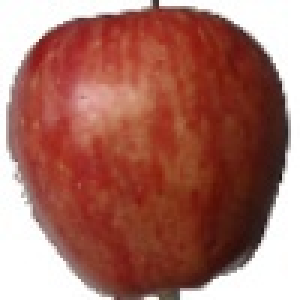
#> input picture Apple.jpg, 100 x 100 px (shown 3 times larger)
$ jupyter execute cannyEdgeDetection.ipynb
#> lines starting #> are read from the running program, lines starting #| are printed output that depends on the picture
#> further down, img is the input picture: shape (100, 100, 3); mean R, G, B 166.4, 110.3, 99.6
# Canny Edge Detection

[cell 1]
import numpy as np
import matplotlib.pyplot as plt
from scipy.ndimage.filters import convolve
from scipy import ndimage

def visualize(img,val = ''):
    if val == 'Gray':
        plt.imshow(img,cmap='gray')
    else:
        plt.imshow(img)
    plt.show()

# Weighed or luminosity method

Red has more wavelength and green has not only less wavelength than red but also gives a soothing effect to our eyes.Hence major contribution must be given to green,less contribution to red and constribution of blue must be in between these two.

[cell 2]
def rgb2gray(img):
    r,g,b = img[:,:,0],img[:,:,1],img[:,:,2]
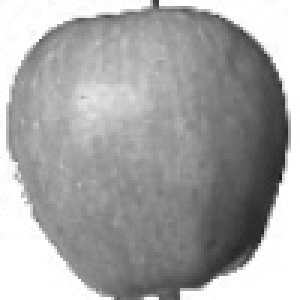
#> r: shape (100, 100) (shown 3 times larger); min 30, max 255, mean 166.4
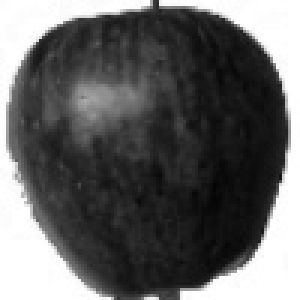
#> b: shape (100, 100) (shown 3 times larger); min 3, max 255, mean 99.6
    gray = 0.3 * r + 0.59 * g + 0.11 * b
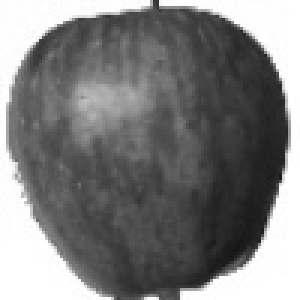
#> gray: shape (100, 100) float64 (shown 3 times larger); min 22.07, max 255, mean 125.9
    return gray

[cell 3]
img=plt.imread('Apple.jpg')
visualize(img)
gray = rgb2gray(img)
visualize(gray,"Gray")

# Step 1

# Noise Reduction

In edge detection,results are highly sensitive to noise.One way to get rid of it to use Gaussian Blur to smooth it.To do so,image convolution technique is used with Gaussina kernel(3x3,5x5...).Basically,smaller the kernel,less visible is the blur.

For a kernel of size (2k+1)x(2k+1) the Gaussian kernel equation is given by


[cell 4]
def gaussian_kernel(size, sigma=1):
    size = int(size) // 2
    x, y = np.mgrid[-size:size+1, -size:size+1]
    normal = 1 / (2.0 * np.pi * sigma**2)
    g =  np.exp(-((x**2 + y**2) / (2.0*sigma**2))) * normal
    return g

[cell 5]
matrix = gaussian_kernel(5)
print(matrix)

[cell 6]
smoothed_img = convolve(gray, gaussian_kernel(3,3))
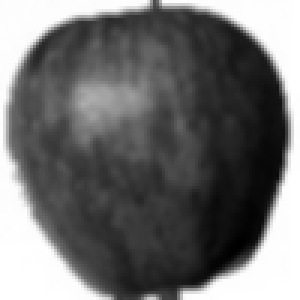
#> smoothed_img: shape (100, 100) float64 (shown 3 times larger); min 3.83, max 37.71, mean 18.6; drawn with min black and max white
visualize(smoothed_img,'Gray')

# Convolution

Convolution can be done by multiplying each input pixel with the entire kernel. However, if the kernel is symmetrical (which a Gaussian kernel is) you can also multiply each axis (x and y) independently, which will decrease the total number of multiplications. In proper mathematical terms, if a matrix is separable it can be decomposed into (M×1) and (1×N) matrices.

# Step 2
# Gradient Calculation

Gradient calculation detects the edge intensity and direction using gradient of an image using edge detection operator.Edge corresponds to change in intensity and to detect it the easiest way is to apply filters to highlight this intensity in both horizontal(x) and vertical(y) directions.

When the image is smoothed, the derivatives Ix and Iy w.r.t. x and y are calculated. It can be implemented by convolving I with Sobel kernels Kx and Ky, respectively:

Then, the magnitude G and the slope θ of the gradient are calculated as follow:

[cell 7]
def sobel_filters(img):
    Kx = np.array([[-1, 0, 1], [-2, 0, 2], [-1, 0, 1]], np.float32)
    Ky = np.array([[1, 2, 1], [0, 0, 0], [-1, -2, -1]], np.float32)

    Ix = convolve(img, Kx)
    Iy = convolve(img, Ky)
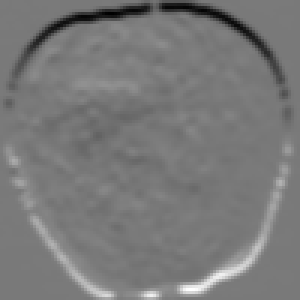
#> Iy: shape (100, 100) float64 (shown 3 times larger); min -75.3, max 82.16, mean -0.3; drawn with min black and max white

    G = np.hypot(Ix, Iy)
    G = G / G.max() * 255
    theta = np.arctan2(Iy, Ix)
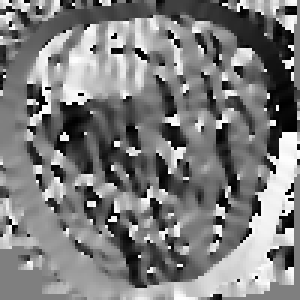
#> theta: shape (100, 100) float64 (shown 3 times larger); min -3.14, max 3.14, mean -0.0583; drawn with min black and max white

    return (G, theta)

The gradient intensity level int the below result is between 0 and 255 which is not uniform. The edges on the final result should have the same intensity (i-e. white pixel = 255).

[cell 8]
gradient_matrix,theta_matrix = sobel_filters(smoothed_img)

visualize(gradient_matrix,'Gray')

# Step 3
# Non-maximum Supression

 The final image should have thin edges. Thus, we must perform non-maximum suppression to thin out the edges.
The principle is simple: the algorithm goes through all the points on the gradient intensity matrix and finds the pixels with the maximum value in the edge directions.

The purpose of the algorithm is to check if the pixels on the same direction are more or less intense than the ones being processed. In the example below, the pixel (i, j) is being processed, and the pixels on the same direction are highlighted in blue (i, j-1) and (i, j+1). If one those two pixels are more intense than the one being processed, then only the more intense one is kept. Pixel (i, j-1) seems to be more intense, because it is white (value of 255). Hence, the intensity value of the current pixel (i, j) is set to 0. If there are no pixels in the edge direction having more intense values, then the value of the current pixel is kept.

Another example

[cell 9]

def non_max_suppression(img, D):
    M, N = img.shape
#> M = 100; N = 100
    Z = np.zeros((M,N), dtype=np.int32)
    angle = D * 180. / np.pi
    angle[angle < 0] += 180
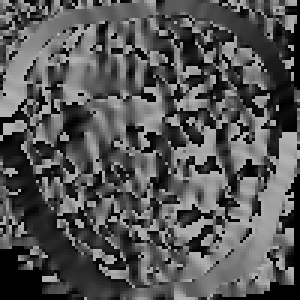
#> angle: shape (100, 100) float64 (shown 3 times larger); min 0, max 180, mean 85.5


    for i in range(1,M-1):
        for j in range(1,N-1):
            try:
                q = 255
                r = 255

               #angle 0
                if (0 <= angle[i,j] < 22.5) or (157.5 <= angle[i,j] <= 180):
                    q = img[i, j+1]
                    r = img[i, j-1]
                #angle 45
                elif (22.5 <= angle[i,j] < 67.5):
                    q = img[i+1, j-1]
                    r = img[i-1, j+1]
                #angle 90
                elif (67.5 <= angle[i,j] < 112.5):
                    q = img[i+1, j]
                    r = img[i-1, j]
                #angle 135
                elif (112.5 <= angle[i,j] < 157.5):
                    q = img[i-1, j-1]
                    r = img[i+1, j+1]

                if (img[i,j] >= q) and (img[i,j] >= r):
                    Z[i,j] = img[i,j]
                else:
                    Z[i,j] = 0


            except IndexError as e:
                pass
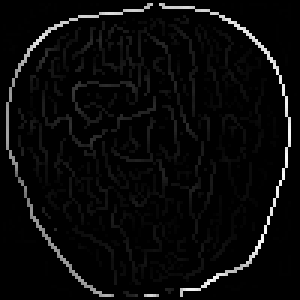
#> Z: shape (100, 100) int32 (shown 3 times larger); min 0, max 255, mean 9.4

    return Z

[cell 10]
nonMaxImg = non_max_suppression(gradient_matrix, theta_matrix)
visualize(nonMaxImg,'Gray')

# Step 4
# Double Threshold

The double threshold step aims at identifying 3 kinds of pixels: strong, weak, and non-relevant.

Strong pixels are pixels that have an intensity so high that we are sure they contribute to the final edge.

Weak pixels are pixels that have an intensity value that is not enough to be considered as strong ones, but yet not small enough to be considered as non-relevant for the edge detection.

Other pixels are considered as non-relevant for the edge.

High threshold is used to identify the strong pixels (intensity higher than the high threshold)
Low threshold is used to identify the non-relevant pixels (intensity lower than the low threshold)
All pixels having intensity between both thresholds are flagged as weak and the Hysteresis mechanism (next step) will help us identify the ones that could be considered as strong and the ones that are considered as non-relevant.

# Step 5
# Hysteresis

Based on the threshold results, the hysteresis consists of transforming weak pixels into strong ones, if and only if at least one of the pixels around the one being processed is a strong one, as described below

[cell 11]
def threshold_histeresis(img,weak_pixel,strong_pixel,lowThreshold,highThreshold):

#> called with weak_pixel = 100, strong_pixel = 255, lowThreshold = 0.05, highThreshold = 0.15
    highThreshold = img.max() * highThreshold;
#> highThreshold = 38.25
    lowThreshold = highThreshold * lowThreshold;
#> lowThreshold = 1.91

    M, N = img.shape
#> M = 100; N = 100
    res = np.zeros((M,N), dtype=np.int32)

    weak = np.int32(weak_pixel)
    strong = np.int32(strong_pixel)

    strong_i, strong_j = np.where(img >= highThreshold)
#> strong_i = 389 values from 1 to 98; strong_j = 389 values, max 96 at index 192, min 2 at index 169, mean 46.11
    zeros_i, zeros_j = np.where(img < lowThreshold)
#> zeros_i = 7891 values from 0 to 99; zeros_j = 7891 values, max 99 at index 99, min 0 at index 0, mean 49.64

    weak_i, weak_j = np.where((img <= highThreshold) & (img >= lowThreshold))
#> weak_i = 1720 values from 1 to 98; weak_j = 1720 values, max 96 at index 1294, min 3 at index 165, mean 49.6

    res[strong_i, strong_j] = strong
    res[weak_i, weak_j] = weak

    visualize(res,"Gray")
#> in visualize (call 6), `plt.show()`:
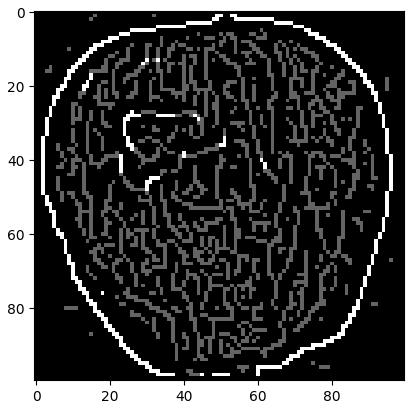
#> figure drawn by matplotlib, 1 panel

    #histeresis

    M, N = res.shape
    weak = weak_pixel
    strong = strong_pixel

    for i in range(1, M-1):
        for j in range(1, N-1):
            if (res[i,j] == weak):
                try:
                    if ((res[i+1, j-1] == strong) or (res[i+1, j] == strong) or (res[i+1, j+1] == strong)
                        or (res[i, j-1] == strong) or (res[i, j+1] == strong)
                        or (res[i-1, j-1] == strong) or (res[i-1, j] == strong) or (res[i-1, j+1] == strong)):
                        res[i, j] = strong
                    else:
                        res[i, j] = 0
                except IndexError as e:
                    pass

        return res

[cell 12]
img_final  = threshold_histeresis(nonMaxImg,weak_pixel=100,strong_pixel=255,lowThreshold=0.05,highThreshold=0.15)
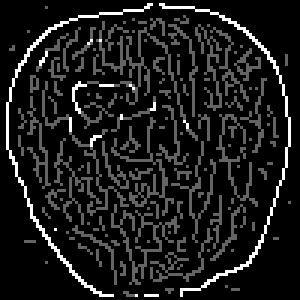
#> img_final: shape (100, 100) int32 (shown 3 times larger); min 0, max 255, mean 27.1
visualize(img_final,"Gray")

$ run again, with margot_robbie.png saved as Apple.jpg
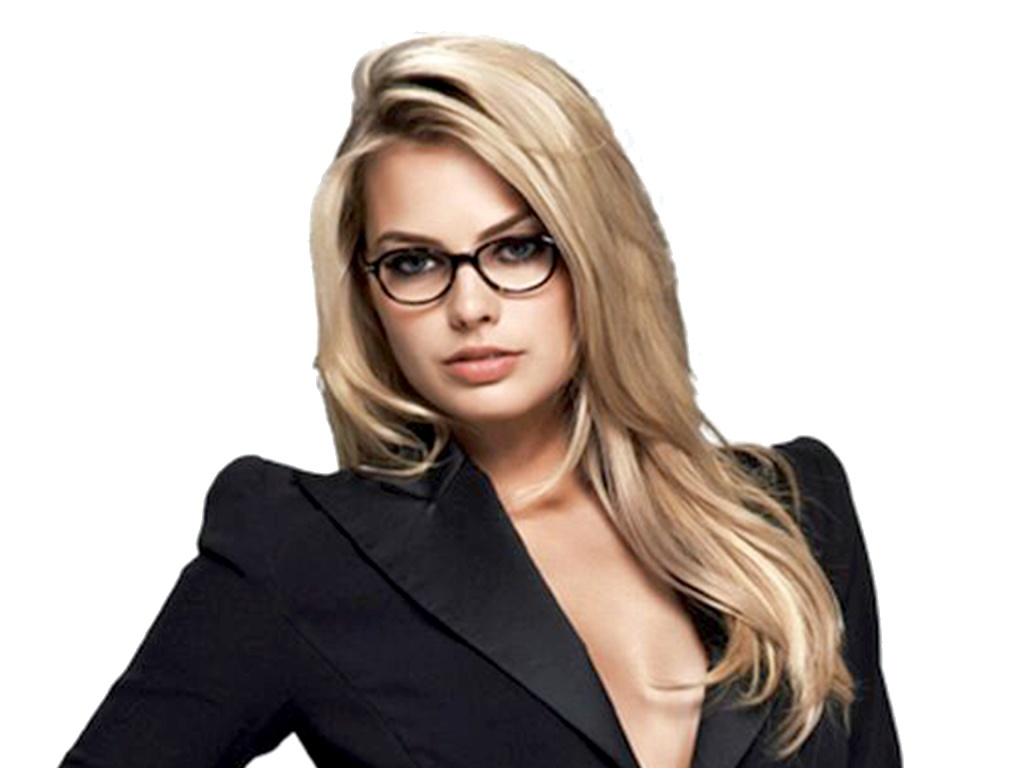
#> input picture margot_robbie.png, 1024 x 768 px
#> img is the input picture: shape (768, 1024, 3); mean R, G, B 188.6, 179.7, 174.7
#> after the loop in non_max_suppression, `for i in range(1,M-1):`:
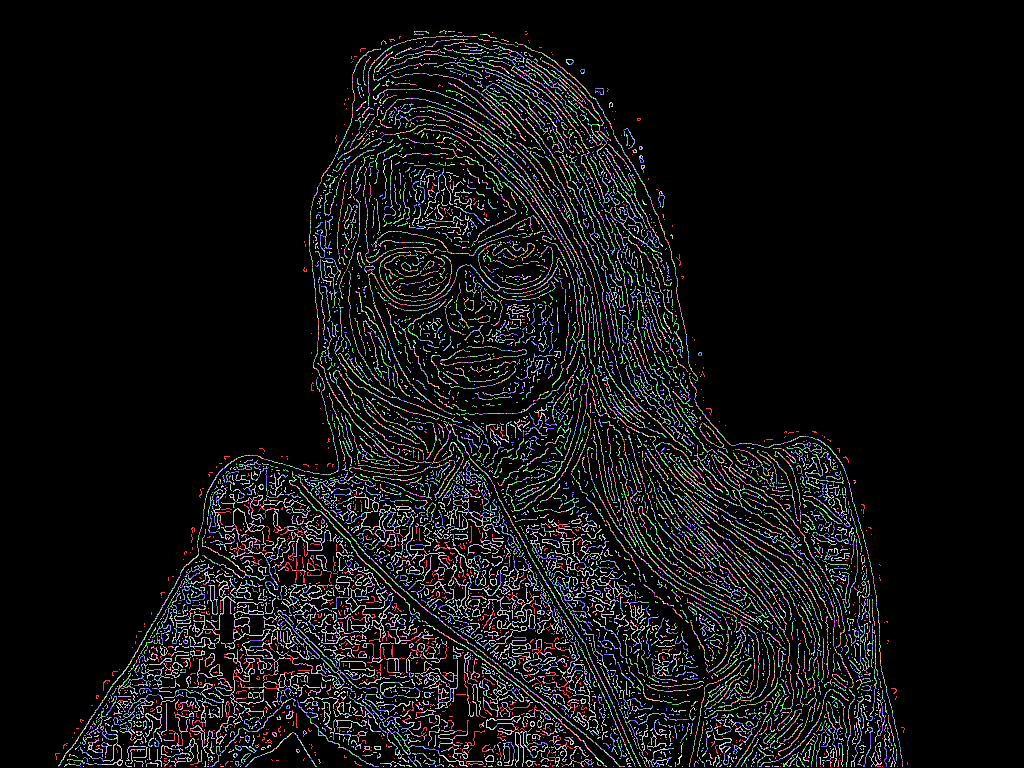
#> Z: shape (768, 1024) int32; 255 distinct labels, from 0 to 255; one colour per label, 0 black
#> highThreshold = 38.25
#> lowThreshold = 1.91
#> strong_i = 16315 values from 36 to 766; strong_j = 16315 values, max 902 at index 16240, min 58 at index 16294, mean 566.7
#> `img_final  = threshold_histeresis(nonMaxImg,weak_pixel=100,strong_pixe..`:
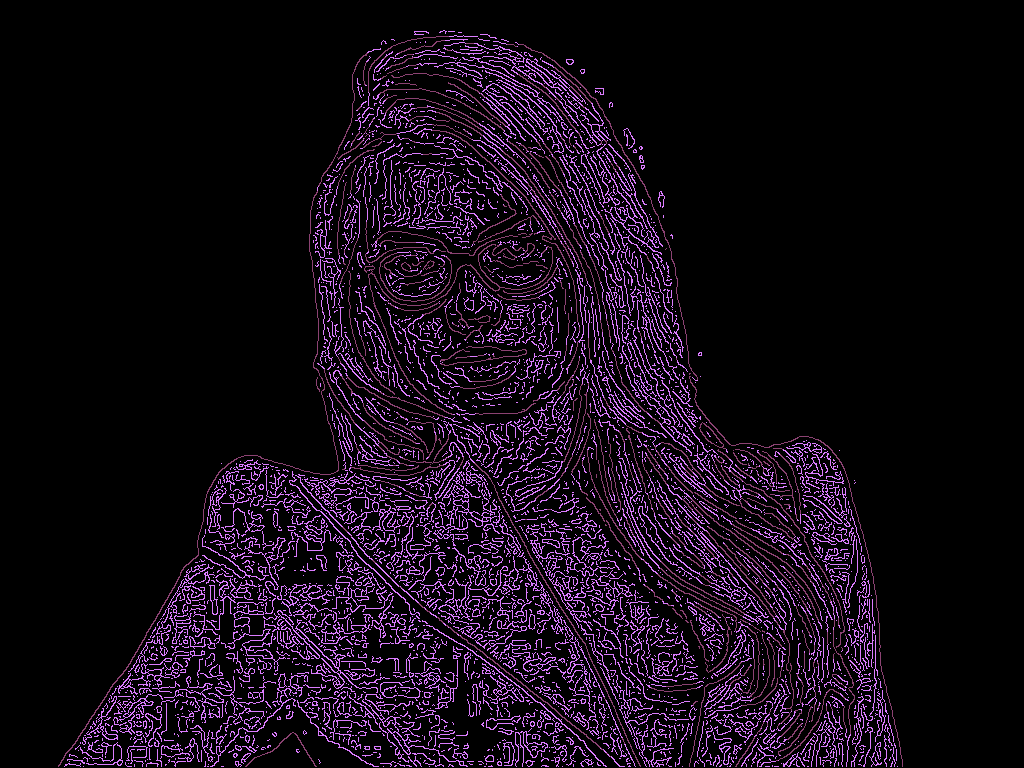
#> img_final: shape (768, 1024) int32; 3 distinct labels, from 0 to 255; one colour per label, 0 black
